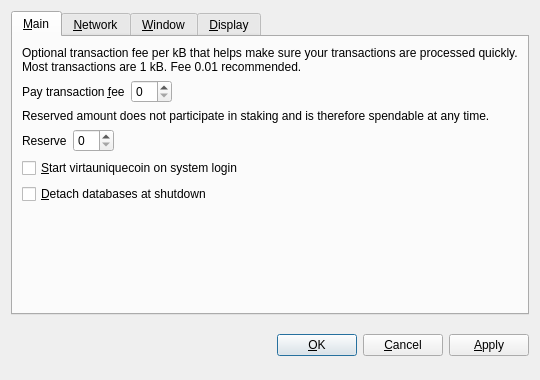
<?xml version="1.0" encoding="UTF-8"?>
<ui version="4.0">
 <class>OptionsDialog</class>
 <widget class="QDialog" name="OptionsDialog">
  <property name="geometry">
   <rect>
    <x>0</x>
    <y>0</y>
    <width>540</width>
    <height>380</height>
   </rect>
  </property>
  <property name="windowTitle">
   <string>Options</string>
  </property>
  <property name="modal">
   <bool>true</bool>
  </property>
  <layout class="QVBoxLayout" name="verticalLayout">
   <item>
    <widget class="QTabWidget" name="tabWidget">
     <property name="tabPosition">
      <enum>QTabWidget::North</enum>
     </property>
     <property name="currentIndex">
      <number>0</number>
     </property>
     <widget class="QWidget" name="tabMain">
      <attribute name="title">
       <string>&amp;Main</string>
      </attribute>
      <layout class="QVBoxLayout" name="verticalLayout_Main">
       <item>
        <widget class="QLabel" name="transactionFeeInfoLabel">
         <property name="text">
          <string>Optional transaction fee per kB that helps make sure your transactions are processed quickly. Most transactions are 1 kB. Fee 0.01 recommended.</string>
         </property>
         <property name="textFormat">
          <enum>Qt::PlainText</enum>
         </property>
         <property name="wordWrap">
          <bool>true</bool>
         </property>
        </widget>
       </item>
       <item>
        <layout class="QHBoxLayout" name="horizontalLayoutFee">
         <item>
          <widget class="QLabel" name="transactionFeeLabel">
           <property name="text">
            <string>Pay transaction &amp;fee</string>
           </property>
           <property name="textFormat">
            <enum>Qt::PlainText</enum>
           </property>
           <property name="buddy">
            <cstring>transactionFee</cstring>
           </property>
          </widget>
         </item>
         <item>
          <widget class="virtauniquecoinAmountField" name="transactionFee"/>
         </item>
         <item>
          <spacer name="horizontalSpacerFee">
           <property name="orientation">
            <enum>Qt::Horizontal</enum>
           </property>
           <property name="sizeHint" stdset="0">
            <size>
             <width>40</width>
             <height>20</height>
            </size>
           </property>
          </spacer>
         </item>
        </layout>
       </item>
       <item>
        <widget class="QLabel" name="reserveBalanceInfoLabel">
         <property name="text">
          <string>Reserved amount does not participate in staking and is therefore spendable at any time.</string>
         </property>
         <property name="textFormat">
          <enum>Qt::PlainText</enum>
         </property>
         <property name="wordWrap">
          <bool>true</bool>
         </property>
        </widget>
       </item>
       <item>
        <layout class="QHBoxLayout" name="horizontalLayoutReserveBalance">
         <item>
          <widget class="QLabel" name="reserveBalanceLabel">
           <property name="text">
            <string>Reserve</string>
           </property>
           <property name="textFormat">
            <enum>Qt::PlainText</enum>
           </property>
           <property name="buddy">
            <cstring>reserveBalance</cstring>
           </property>
          </widget>
         </item>
         <item>
          <widget class="virtauniquecoinAmountField" name="reserveBalance"/>
         </item>
         <item>
          <spacer name="horizontalSpacerReserveBalance">
           <property name="orientation">
            <enum>Qt::Horizontal</enum>
           </property>
           <property name="sizeHint" stdset="0">
            <size>
             <width>40</width>
             <height>20</height>
            </size>
           </property>
          </spacer>
         </item>
        </layout>
       </item>
       <item>
        <widget class="QCheckBox" name="virtauniquecoinAtStartup">
         <property name="toolTip">
          <string>Automatically start virtauniquecoin after logging in to the system.</string>
         </property>
         <property name="text">
          <string>&amp;Start virtauniquecoin on system login</string>
         </property>
        </widget>
       </item>
       <item>
        <widget class="QCheckBox" name="detachDatabases">
         <property name="toolTip">
          <string>Detach block and address databases at shutdown. This means they can be moved to another data directory, but it slows down shutdown. The wallet is always detached.</string>
         </property>
         <property name="text">
          <string>&amp;Detach databases at shutdown</string>
         </property>
        </widget>
       </item>
       <item>
        <spacer name="verticalSpacer_Main">
         <property name="orientation">
          <enum>Qt::Vertical</enum>
         </property>
         <property name="sizeHint" stdset="0">
          <size>
           <width>20</width>
           <height>40</height>
          </size>
         </property>
        </spacer>
       </item>
      </layout>
     </widget>
     <widget class="QWidget" name="tabNetwork">
      <attribute name="title">
       <string>&amp;Network</string>
      </attribute>
      <layout class="QVBoxLayout" name="verticalLayout_Network">
       <item>
        <widget class="QCheckBox" name="mapPortUpnp">
         <property name="toolTip">
          <string>Automatically open the virtauniquecoin client port on the router. This only works when your router supports UPnP and it is enabled.</string>
         </property>
         <property name="text">
          <string>Map port using &amp;UPnP</string>
         </property>
        </widget>
       </item>
       <item>
        <widget class="QCheckBox" name="connectSocks">
         <property name="toolTip">
          <string>Connect to the virtauniquecoin network through a SOCKS proxy (e.g. when connecting through Tor).</string>
         </property>
         <property name="text">
          <string>&amp;Connect through SOCKS proxy:</string>
         </property>
        </widget>
       </item>
       <item>
        <layout class="QHBoxLayout" name="horizontalLayout_Network">
         <item>
          <widget class="QLabel" name="proxyIpLabel">
           <property name="text">
            <string>Proxy &amp;IP:</string>
           </property>
           <property name="textFormat">
            <enum>Qt::PlainText</enum>
           </property>
           <property name="buddy">
            <cstring>proxyIp</cstring>
           </property>
          </widget>
         </item>
         <item>
          <widget class="QValidatedLineEdit" name="proxyIp">
           <property name="maximumSize">
            <size>
             <width>140</width>
             <height>16777215</height>
            </size>
           </property>
           <property name="toolTip">
            <string>IP address of the proxy (e.g. 127.0.0.1)</string>
           </property>
          </widget>
         </item>
         <item>
          <widget class="QLabel" name="proxyPortLabel">
           <property name="text">
            <string>&amp;Port:</string>
           </property>
           <property name="textFormat">
            <enum>Qt::PlainText</enum>
           </property>
           <property name="buddy">
            <cstring>proxyPort</cstring>
           </property>
          </widget>
         </item>
         <item>
          <widget class="QLineEdit" name="proxyPort">
           <property name="maximumSize">
            <size>
             <width>55</width>
             <height>16777215</height>
            </size>
           </property>
           <property name="toolTip">
            <string>Port of the proxy (e.g. 9050)</string>
           </property>
          </widget>
         </item>
         <item>
          <widget class="QLabel" name="socksVersionLabel">
           <property name="text">
            <string>SOCKS &amp;Version:</string>
           </property>
           <property name="textFormat">
            <enum>Qt::PlainText</enum>
           </property>
           <property name="buddy">
            <cstring>socksVersion</cstring>
           </property>
          </widget>
         </item>
         <item>
          <widget class="QValueComboBox" name="socksVersion">
           <property name="toolTip">
            <string>SOCKS version of the proxy (e.g. 5)</string>
           </property>
          </widget>
         </item>
         <item>
          <spacer name="horizontalSpacer_Network">
           <property name="orientation">
            <enum>Qt::Horizontal</enum>
           </property>
           <property name="sizeHint" stdset="0">
            <size>
             <width>40</width>
             <height>20</height>
            </size>
           </property>
          </spacer>
         </item>
        </layout>
       </item>
       <item>
        <spacer name="verticalSpacer_Network">
         <property name="orientation">
          <enum>Qt::Vertical</enum>
         </property>
         <property name="sizeHint" stdset="0">
          <size>
           <width>20</width>
           <height>40</height>
          </size>
         </property>
        </spacer>
       </item>
      </layout>
     </widget>
     <widget class="QWidget" name="tabWindow">
      <attribute name="title">
       <string>&amp;Window</string>
      </attribute>
      <layout class="QVBoxLayout" name="verticalLayout_Window">
       <item>
        <widget class="QCheckBox" name="minimizeToTray">
         <property name="toolTip">
          <string>Show only a tray icon after minimizing the window.</string>
         </property>
         <property name="text">
          <string>&amp;Minimize to the tray instead of the taskbar</string>
         </property>
        </widget>
       </item>
       <item>
        <widget class="QCheckBox" name="minimizeOnClose">
         <property name="toolTip">
          <string>Minimize instead of exit the application when the window is closed. When this option is enabled, the application will be closed only after selecting Quit in the menu.</string>
         </property>
         <property name="text">
          <string>M&amp;inimize on close</string>
         </property>
        </widget>
       </item>
       <item>
        <spacer name="verticalSpacer_Window">
         <property name="orientation">
          <enum>Qt::Vertical</enum>
         </property>
         <property name="sizeHint" stdset="0">
          <size>
           <width>20</width>
           <height>40</height>
          </size>
         </property>
        </spacer>
       </item>
      </layout>
     </widget>
     <widget class="QWidget" name="tabDisplay">
      <attribute name="title">
       <string>&amp;Display</string>
      </attribute>
      <layout class="QVBoxLayout" name="verticalLayout_Display">
       <item>
        <layout class="QHBoxLayout" name="horizontalLayout_1_Display">
         <item>
          <widget class="QLabel" name="langLabel">
           <property name="text">
            <string>User Interface &amp;language:</string>
           </property>
           <property name="textFormat">
            <enum>Qt::PlainText</enum>
           </property>
           <property name="buddy">
            <cstring>lang</cstring>
           </property>
          </widget>
         </item>
         <item>
          <widget class="QValueComboBox" name="lang">
           <property name="toolTip">
            <string>The user interface language can be set here. This setting will take effect after restarting virtauniquecoin.</string>
           </property>
          </widget>
         </item>
        </layout>
       </item>
       <item>
        <layout class="QHBoxLayout" name="horizontalLayout_2_Display">
         <item>
          <widget class="QLabel" name="unitLabel">
           <property name="text">
            <string>&amp;Unit to show amounts in:</string>
           </property>
           <property name="textFormat">
            <enum>Qt::PlainText</enum>
           </property>
           <property name="buddy">
            <cstring>unit</cstring>
           </property>
          </widget>
         </item>
         <item>
          <widget class="QValueComboBox" name="unit">
           <property name="toolTip">
            <string>Choose the default subdivision unit to show in the interface and when sending coins.</string>
           </property>
          </widget>
         </item>
        </layout>
       </item>
       <item>
        <widget class="QCheckBox" name="displayAddresses">
         <property name="toolTip">
          <string>Whether to show virtauniquecoin addresses in the transaction list or not.</string>
         </property>
         <property name="text">
          <string>&amp;Display addresses in transaction list</string>
         </property>
        </widget>
       </item>
       <item>
        <widget class="QCheckBox" name="coinControlFeatures">
         <property name="toolTip">
          <string>Whether to show coin control features or not.</string>
         </property>
         <property name="text">
          <string>Display coin &amp;control features (experts only!)</string>
         </property>
        </widget>
       </item>
       <item>
        <spacer name="verticalSpacer_Display">
         <property name="orientation">
          <enum>Qt::Vertical</enum>
         </property>
         <property name="sizeHint" stdset="0">
          <size>
           <width>20</width>
           <height>40</height>
          </size>
         </property>
        </spacer>
       </item>
      </layout>
     </widget>
    </widget>
   </item>
   <item>
    <layout class="QHBoxLayout" name="horizontalLayout_Buttons">
     <item>
      <spacer name="horizontalSpacer_1">
       <property name="orientation">
        <enum>Qt::Horizontal</enum>
       </property>
       <property name="sizeHint" stdset="0">
        <size>
         <width>40</width>
         <height>48</height>
        </size>
       </property>
      </spacer>
     </item>
     <item>
      <widget class="QLabel" name="statusLabel">
       <property name="font">
        <font>
         <weight>75</weight>
         <bold>true</bold>
        </font>
       </property>
       <property name="text">
        <string/>
       </property>
       <property name="textFormat">
        <enum>Qt::PlainText</enum>
       </property>
       <property name="wordWrap">
        <bool>true</bool>
       </property>
      </widget>
     </item>
     <item>
      <spacer name="horizontalSpacer_2">
       <property name="orientation">
        <enum>Qt::Horizontal</enum>
       </property>
       <property name="sizeHint" stdset="0">
        <size>
         <width>40</width>
         <height>48</height>
        </size>
       </property>
      </spacer>
     </item>
     <item>
      <widget class="QPushButton" name="okButton">
       <property name="text">
        <string>&amp;OK</string>
       </property>
      </widget>
     </item>
     <item>
      <widget class="QPushButton" name="cancelButton">
       <property name="text">
        <string>&amp;Cancel</string>
       </property>
       <property name="autoDefault">
        <bool>false</bool>
       </property>
      </widget>
     </item>
     <item>
      <widget class="QPushButton" name="applyButton">
       <property name="text">
        <string>&amp;Apply</string>
       </property>
       <property name="autoDefault">
        <bool>false</bool>
       </property>
      </widget>
     </item>
    </layout>
   </item>
  </layout>
 </widget>
 <customwidgets>
  <customwidget>
   <class>virtauniquecoinAmountField</class>
   <extends>QSpinBox</extends>
   <header>virtauniquecoinamountfield.h</header>
  </customwidget>
  <customwidget>
   <class>QValueComboBox</class>
   <extends>QComboBox</extends>
   <header>qvaluecombobox.h</header>
  </customwidget>
  <customwidget>
   <class>QValidatedLineEdit</class>
   <extends>QLineEdit</extends>
   <header>qvalidatedlineedit.h</header>
  </customwidget>
 </customwidgets>
 <resources/>
 <connections/>
</ui>
